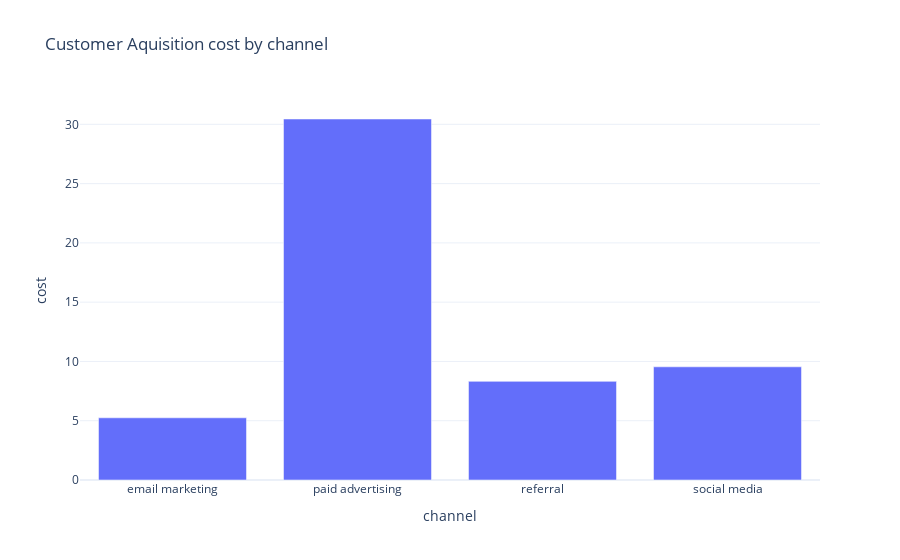

The notebook cell saved with this chart:
### Markdown cell above
#  comparing the cost of acquisition across different channels and identify the most and least profitable channels

### Code cell
cost_by_channel=data.groupby('channel')['cost'].mean().reset_index()
fig=px.bar(cost_by_channel, 
          x='channel',
          y='cost',
          title="Customer Aquisition cost by channel")
fig.show()

### Figure 1 — Plotly figure (JSON) as saved in the notebook; plotly's stock layout.template omitted (floating-point values rounded to 4 significant figures)
{"data": [{"alignmentgroup": "True", "hovertemplate": "channel=%{x}<br>cost=%{y}<extra></extra>", "legendgroup": "", "marker": {"color": "#636efa", "pattern": {"shape": ""}}, "name": "", "offsetgroup": "", "orientation": "v", "showlegend": false, "textposition": "auto", "type": "bar", "x": ["email marketing", "paid advertising", "referral", "social media"], "xaxis": "x", "y": [5.246, 30.45, 8.32, 9.546], "yaxis": "y"}], "layout": {"barmode": "relative", "legend": {"tracegroupgap": 0}, "title": {"text": "Customer Aquisition cost by channel"}, "xaxis": {"anchor": "y", "domain": [0, 1], "title": {"text": "channel"}}, "yaxis": {"anchor": "x", "domain": [0, 1], "title": {"text": "cost"}}}}
